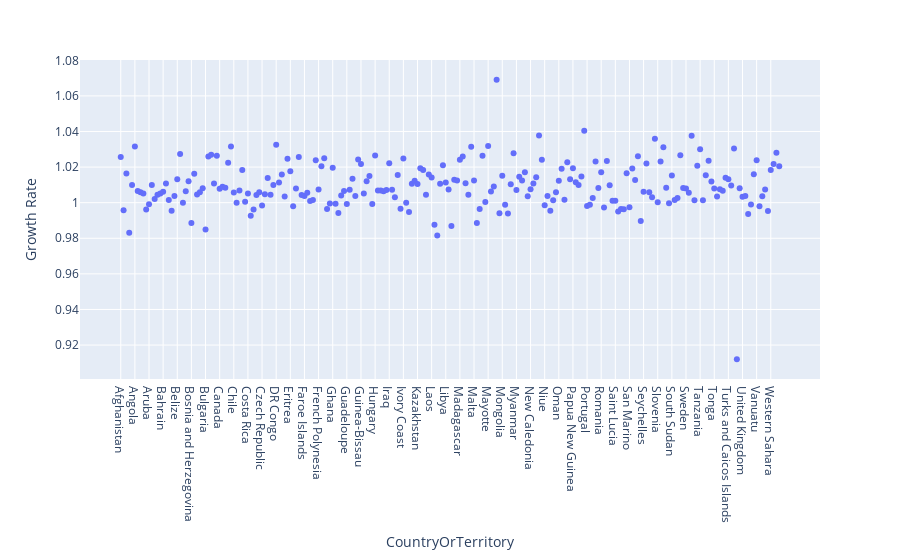

Notebook code cell kept with this figure:
### Code cell
px.scatter(df,x='CountryOrTerritory', y='Growth Rate')

### Figure 1 — Plotly figure (JSON) as saved in the notebook; plotly's stock layout.template omitted (floating-point values rounded to 4 significant figures; data arrays with more than 128 entries replaced by an {"elided": "..."} marker saying what was removed)
{"data": [{"hovertemplate": "CountryOrTerritory=%{x}<br>Growth Rate=%{y}<extra></extra>", "legendgroup": "", "marker": {"color": "#636efa", "symbol": "circle"}, "mode": "markers", "name": "", "orientation": "v", "showlegend": false, "type": "scatter", "x": {"elided": "234 str values"}, "xaxis": "x", "y": {"elided": "234 float values"}, "yaxis": "y"}], "layout": {"autosize": true, "legend": {"tracegroupgap": 0}, "margin": {"t": 60}, "xaxis": {"anchor": "y", "autorange": true, "domain": [0, 1], "range": [-14.08, 247.1], "title": {"text": "CountryOrTerritory"}, "type": "category"}, "yaxis": {"anchor": "x", "autorange": true, "domain": [0, 1], "range": [0.897, 1.084], "title": {"text": "Growth Rate"}, "type": "linear"}}}
